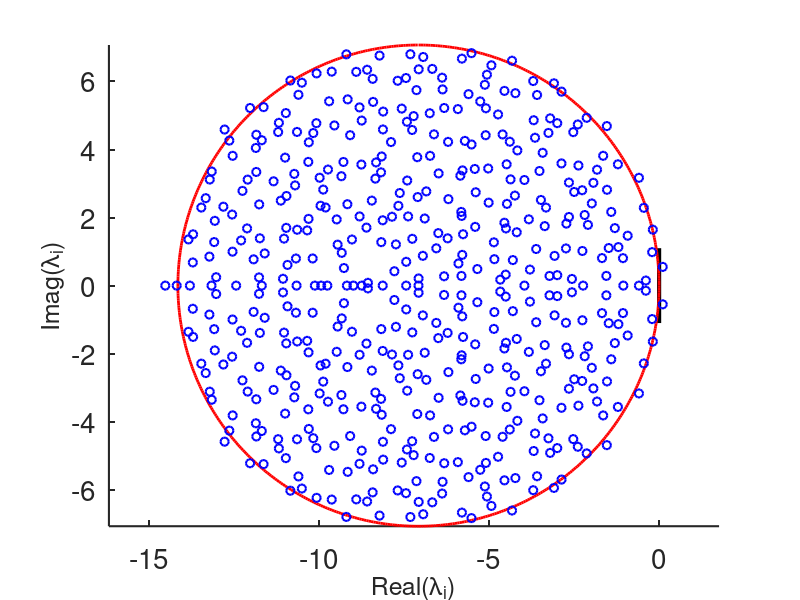
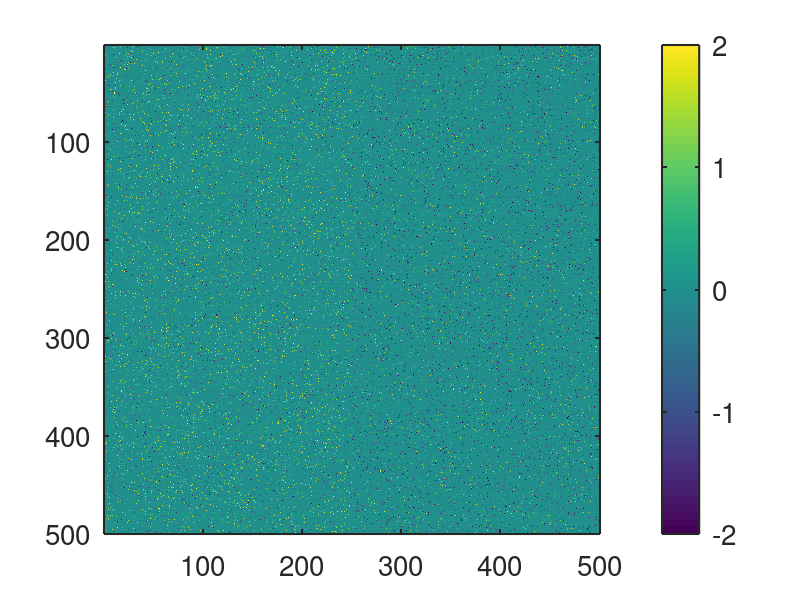

Source code (MATLAB) for these figures, in order: (Note: this script raises an error after producing the figures.)
close all
clear
clc

set(groot, 'DefaultAxesFontSize', 20);
set(groot, 'DefaultTextFontSize', 18);
set(groot, 'DefaultLineLineWidth', 1.5);
set(groot, 'DefaultAxesLineWidth', 1.5);

n = 500;
b = 1;
mu = 0;

% mean_in_out_degree = 500; % desired mean number of connections in and out
mean_in_out_degree = 50; % desired mean number of connections in and out
density = mean_in_out_degree/(n) % each neuron can make up to n-1 connections with other neurons

% disk_radius=b*sqrt(density)
disk_radius = sqrt(n)*b*sqrt(density)
% disk_radius = sqrt(n)*b;
% % disk_radius = b*sqrt(density);

sigma = disk_radius;
% sigma = 1;

%% Generate A, Ginibre

A = b*randn(n,n);
% A = b*randn(n,n)./sqrt(n) + mu;

% A = b*randn(n,n) + mu;


%% weakly enforce Dale's like Rajan 2006
f = 0.5; % fraction excitatory
isE = zeros(n,1,'logical'); % is excitatory logical vector
isE(1:round(n*f),1) = true;

mu_E = 0.5; % mean of excitatory 
mu_I = -f*mu_E./(1-f) % mean of inhibitory, depends on mu_E to ensure f*mu_E+(1-f)*mu_I = 0 for "balance"

A(:, isE) =  A(:, isE) + f*mu_E;   % shifts excitatory mean positive
A(:, not(isE)) = A(:, not(isE)) + f*mu_I;   % shifts inhibitory mean negative

%% make it sparse
sparse_mask = rand(n,n)<(1-density);
A(sparse_mask) = 0; % make it sparse
% A(eye(size(A),'logical')) = 0; % no self connections, especially if Dales

%% check A stats

actual_var_A = var(A(:))
actual_stdev_A = std(A(:))
actual_mean_A = mean(A(:))
actual_mean_in_out_degree = sum(abs(A(:))>0)/n
actual_density = sum(abs(A(:))>0)/n^2

%% enforce row sums

% % fix only half of the rows -- doesn't helf
% for i_ro = 1:fix(0.5*n) 
% 
%     A(i_ro,:) = A(i_ro,:) - sum(A(i_ro,:))./n;
% 
% end

% fix all rows
for i_ro = 1:n % fix all

    A(i_ro,:) = A(i_ro,:) - sum(A(i_ro,:))./n;

end


%% Correct A onto edge of stability by shifting
corrected_A = A-sigma*eye(size(A));
corrected_var_A = var(A(:))
corrected_stdev_A = std(A(:))
corrected_mean_A = mean(A(:))

eig_A = eig(corrected_A);


%% make plots

% plot eigenvalues
figure(1)
set(gcf,'Position',[1965         897         560         420])
t = 0:.01:2*pi;
% plot(sin(t)-sigma,cos(t),'g','LineWidth',2)

% hold on
plot([0,0],[-1.1, 1.1],'k','LineWidth',3)
hold on
plot(disk_radius*sin(t)-sigma,disk_radius*cos(t),'r','LineWidth',2)
hold on
plot(real(eig_A),imag(eig_A),'ob')
hold off

axis equal

Expected_LLE_if_zero_mean = disk_radius-sigma
actual_LLE = max(real(eig(corrected_A)))

ylabel('Imag(\lambda_{i})','FontSize',18)
xlabel('Real(\lambda_{i})','FontSize',18)
% axis([-1.1 1.1 -1.1 1.1])

box off

% plot A (not shifted version)
figure(3)
set(gcf,'Position',[1983         325         560         420])
imagesc(A,[-2 2])
colorbar


% save_some_figs_to_folder_2('figs', 'girko_mu_0_sparse_0_sigma_0_b0p5',[1], [])

%% check if strongly connected
G = digraph(sparse(A));                  % build a directed graph from A
bins = conncomp(G,'Type','strong');      % strongly connected components
A_isStronglyConnected = (numel(unique(bins)) == 1)
nSCC = numnodes(condensation(G))

disk_radius = disk_radius  
